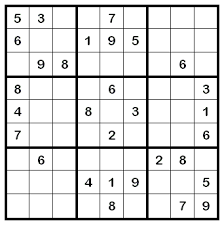
#> input picture images/sudoku_g.png, 224 x 225 px
$ python 200819_6.py
#> lines starting #> are read from the running program, lines starting #| are printed output that depends on the picture; after the words box and inside, x2 and y2 are one past the last pixel; in counts of white or black regions, pixels touching at a corner belong together
# 49p. image perspective
import cv2
import numpy as np
from matplotlib import pyplot as plt

img = cv2.imread('images/sudoku_g.png')
#> img is the input picture: shape (225, 224, 3); mean B, G, R 223.9, 223.9, 223.9
rows, cols = img.shape[:2]
#> rows = 225; cols = 224

pts1 = np.float32([[0, 0], [244, 0], [0, 255], [244, 255]])
# pts2 = np.float32([[60, 70], [300, 50], [30, 300], [300, 300]])
pts2 = np.float32([[60, 0], [180, 0], [0, 255], [244, 255]])

cv2.circle(img, (100, 50), 5, (255, 0, 0), -1)
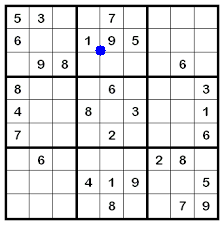
#> img: shape (225, 224, 3); 0.16% of pixels changed, all inside (x1, y1, x2, y2) = (95, 45, 106, 56)
cv2.circle(img, (50, 100), 5, (0, 255, 0), -1)
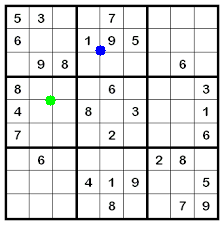
#> img: shape (225, 224, 3); 0.16% of pixels changed, all inside (x1, y1, x2, y2) = (45, 95, 56, 106)
cv2.circle(img, (100, 100), 5, (0, 0, 255), -1)
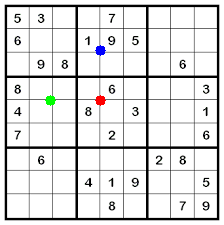
#> img: shape (225, 224, 3); 0.16% of pixels changed, all inside (x1, y1, x2, y2) = (95, 95, 106, 106)
cv2.circle(img, (50, 50), 5, (0, 255, 255), -1)
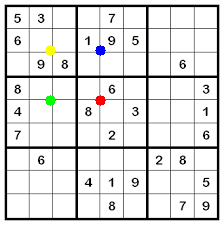
#> img: shape (225, 224, 3); 0.16% of pixels changed, all inside (x1, y1, x2, y2) = (45, 45, 56, 56)

M = cv2.getPerspectiveTransform(pts1, pts2)

dst = cv2.warpPerspective(img, M, (cols, rows))
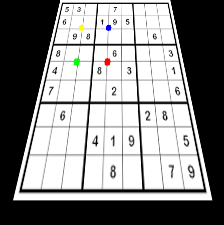
#> dst: shape (225, 224, 3); mean B, G, R 137.1, 137.3, 137.3

plt.subplot(121), plt.imshow(img), plt.title('image')
plt.subplot(122), plt.imshow(dst), plt.title('Perspective')
plt.show()
#> figure, not shown here; B, G, R data is drawn as R, G, B
